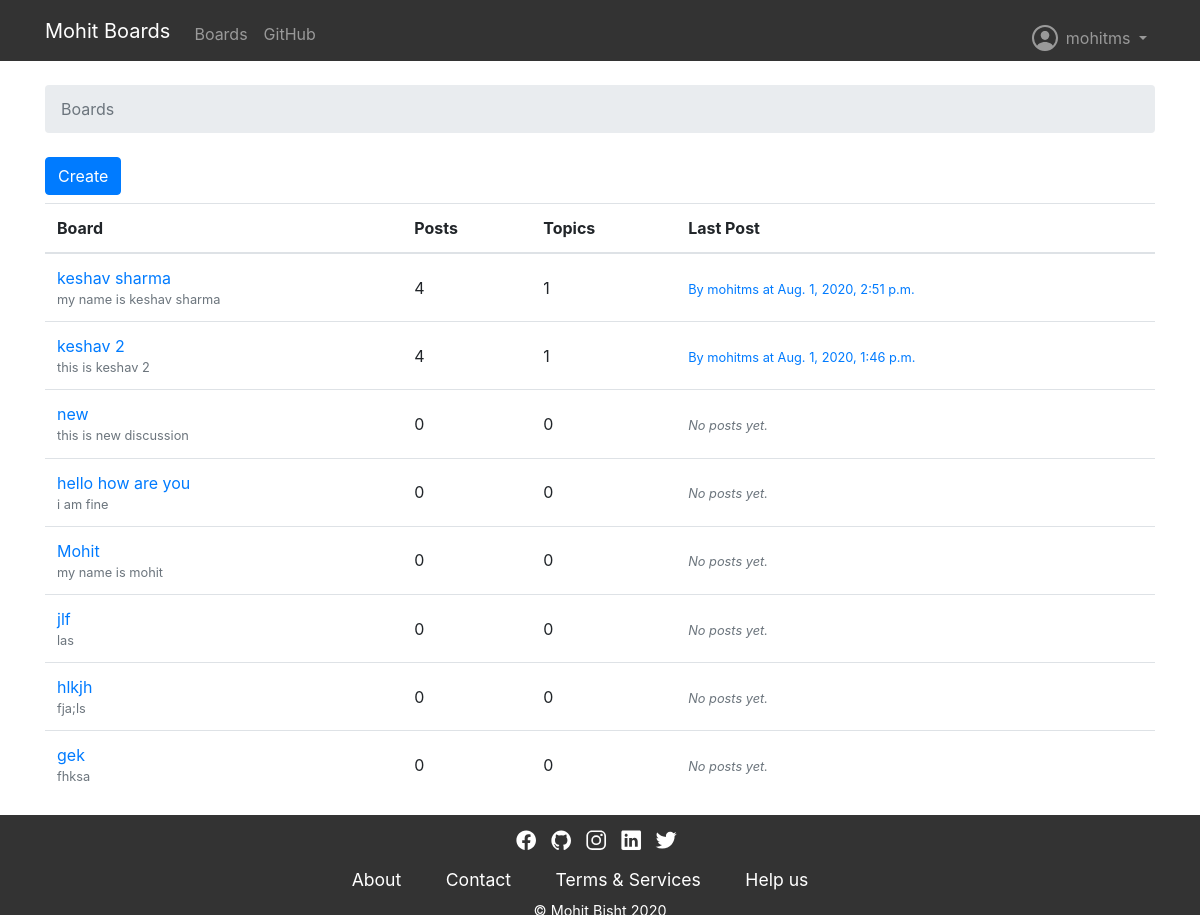
The app's page /boards/ (signed in) with its own data.
### chatsite/models.py (models this page shows, shortened)
class Board(models.Model):
    name = models.CharField(max_length=30, unique=True)
    description = models.CharField(max_length=100)
    def get_posts_count(self):
        return Post.objects.filter(topic__board=self).count()
    def get_last_post(self):
        return Post.objects.filter(topic__board=self).order_by('-created_at').first()

class Post(models.Model):
    message = models.TextField(max_length=4000)
    topic = models.ForeignKey(Topic, on_delete=models.CASCADE, related_name='posts')
    created_at = models.DateTimeField(auto_now_add=True)
    updated_at = models.DateTimeField(null=True)
    created_by = models.ForeignKey(User, on_delete=models.CASCADE, related_name='posts')
    updated_by = models.ForeignKey(User, on_delete=models.CASCADE, null=True, related_name='+')

### chatsite/views.py (the view)
# urls.py: url(r'^boards/$', views.BoardListView.as_view(), name='home'),
class BoardListView(ListView):
        model = Board
        context_object_name = 'boards'
        template_name = 'home.html'

### templates/home.html
{% extends 'base.html' %}
{% block breadcrumb %}
  <li class="breadcrumb-item active">Boards</li>
{% endblock %}
{% block content %}
<a class="btn btn-primary mb-2" href="{% url 'board_form' %}">Create</a>
  <table class="table">
    <thead class="thead-inverse">
      <tr>
        <th>Board</th>
        <th>Posts</th>
        <th>Topics</th>
        <th>Last Post</th>
      </tr>
    </thead>
    <tbody>
      {% for board in boards %}
        <tr>
          <td>
            <a href="{% url 'board_topics' board.pk %}">{{ board.name }}</a>
            <small class="text-muted d-block">{{ board.description }}</small>
          </td>
          <td class="align-middle">
            {{ board.get_posts_count }}
          </td>
          <td class="align-middle">
            {{ board.topics.count }}
          </td>
          <td class="align-middle">
            {% with post=board.get_last_post %}
            {% if post %}
              <small>
                <a href="{% url 'topic_posts' board.pk post.topic.pk %}">
                  By {{ post.created_by.username }} at {{ post.created_at }}
                </a>
              </small>
            {% else %}
              <small class="text-muted">
                <em>No posts yet.</em>
              </small>
            {% endif %}
          {% endwith %}
          </td>
        </tr>
      {% endfor %}
    </tbody>
  </table>
{% endblock %}

### templates/base.html (shortened to what this page needs)
{% load static %}<!DOCTYPE html>
<html>
  <head>
    <link rel="stylesheet" href="{% static 'css/bootstrap.min.css' %}">
    <link rel="stylesheet" href="{% static 'css/footer.css' %}">
    <link rel="stylesheet" href="{% static 'css/base-nav.css' %}">
  </head>
  <body>
    {% block body %}
      <div class="wrapper my-container">
        <div class="main">
        <nav class="navbar navbar-expand-sm navbar-dark bg-dark custom-nav">
          <div class="container">
            <a class="navbar-brand" href="">Mohit Boards</a>
            <div class="collapse navbar-collapse" id="mainMenu">
              <ul class="navbar-nav">
                <li class="nav-item">
                  <a class="nav-link" href="{% url 'home' %}">Boards</a>
                </li>
                <li class="nav-item">
                  <a class="nav-link" href="https://github.com/Mohitb07/mohitboard" target="_blank" rel="noopener">GitHub</a>
                </li>
              </ul>
              {% if user.is_authenticated %}
                <ul class="navbar-nav ml-auto">
                  <li class="nav-item dropdown">
                    <a class="nav-link dropdown-toggle" href="#" id="userMenu" data-toggle="dropdown" aria-haspopup="true" aria-expanded="false">
                     <span><ion-icon class="icon-ion" name="person-circle-outline" size="large"></ion-icon></span> {{ user.username }}
                    </a>
                  </li>
                </ul>
              {% else %}
                <form class="form-inline ml-auto">
                  <a href="{% url 'login' %}" class="btn btn-outline-success mt-2">Log in</a>
                  <a href="{% url 'signup' %}" class="btn btn-primary ml-2 mt-2">Sign up</a>
                </form>
              {% endif %}
            </div>
          </div>
        </nav>
        <div class="container">
          <ol class="breadcrumb my-4">
            {% block breadcrumb %}
            {% endblock %}
          </ol>
          {% if user.is_authenticated %}
          {% block content %}
          {% endblock %}
          {% else %}
          <div class="container-fluid jumbotron">
            <p class="lead mypara">Please Login first to view the latest post 😊</p>
          </div>
          {% endif %}
        </div>
      </div>
    </div>
      <footer>
        <div class="social container">
          <a href="https://www.facebook.com/mohit.bisht.1903" target="_blank"><ion-icon name="logo-facebook" class="pr-2"></ion-icon></a>
          <a target="_blank" href="https://www.github.com/Mohitb07"><ion-icon name="logo-github" class="pr-2"></ion-icon></a>
          <a target="_blank" href="https://www.instagram.com/mohitbisht1903"><ion-icon name="logo-instagram" class="pr-2"></ion-icon></a>
          <a target="_blank" href="https://www.linkedin.com/in/mohit-bisht-b602511b3/"><ion-icon name="logo-linkedin" class="pr-2"></ion-icon></a>
          <a href="https://www.twitter.com/Mohitb07" target="_blank"><ion-icon name="logo-twitter" class="pr-2"></ion-icon></a>
        </div>
        <div class="footer-menu text-center container">
            <a href="">About</a>
            <a href="">Contact</a>
            <a href="">Terms & Services</a>
            <a href="">Help us</a>
        </div>
        <div class="copyright">
          <p class="text-center">&copy; Mohit Bisht {% now "Y" %}</p>
        </div>
    </footer>
    {% endblock body %}
  </body>
</html>

### static/css/footer.css (style rules this page uses)
html,body { height: 100%; }
.my-container { min-height: 100%; }
.main { overflow: auto; padding-bottom: 100px; }
footer { position: relative; margin-top: -100px; height: 100px; background-color:rgba(0, 0, 0, .8); color: white; clear: both; }
footer .social { text-align: center; padding-top:1%; }
footer .social a { color: white; font-size: 140%; }
.footer-menu a { display: inline-block; padding-right: 40px; font-size: 110%; text-decoration: none; color: white !important; margin-top: 7px; }
.copyright { font-size: 90%; margin-top: 6px; }

### static/css/base-nav.css (style rules this page uses)
* { margin: 0; padding: 0; box-sizing: border-box; }
html { font-family:'Lato','Arial',sans-serif; scroll-behavior: smooth; text-rendering: optimizeLegibility; }
.custom-nav { background-color: rgba(0, 0, 0, .8) !important; }
.navbar-nav > li > a { padding-top:4px !important; padding-bottom:5px !important;height: 25px; }
.navbar { min-height:32px !important }
.icon-ion { position: relative; top: 10px; }
#userMenu { margin-bottom: 20px; }

### records on screen
Board: name "keshav sharma", description "my name is keshav sharma", get_posts_count "4", topics.count "1", get_last_post.created_by.username "mohitms", get_last_post.created_at "Aug. 1, 2020, 2:51 p.m."
Board: name "keshav 2", description "this is keshav 2", get_posts_count "4", topics.count "1", get_last_post.created_by.username "mohitms", get_last_post.created_at "Aug. 1, 2020, 1:46 p.m."
Board: name "new", description "this is new discussion", get_posts_count "0", topics.count "0", shows "No posts yet."
Board: name "hello how are you", description "i am fine", get_posts_count "0", topics.count "0", shows "No posts yet."
Board: name "Mohit", description "my name is mohit", get_posts_count "0", topics.count "0", shows "No posts yet."
Board: name "jlf", description "las", get_posts_count "0", topics.count "0", shows "No posts yet."
Board: name "hlkjh", description "fja;ls", get_posts_count "0", topics.count "0", shows "No posts yet."
Board: name "gek", description "fhksa", get_posts_count "0", topics.count "0", shows "No posts yet."

### other values on screen
{{ user.username }} "mohitms"
